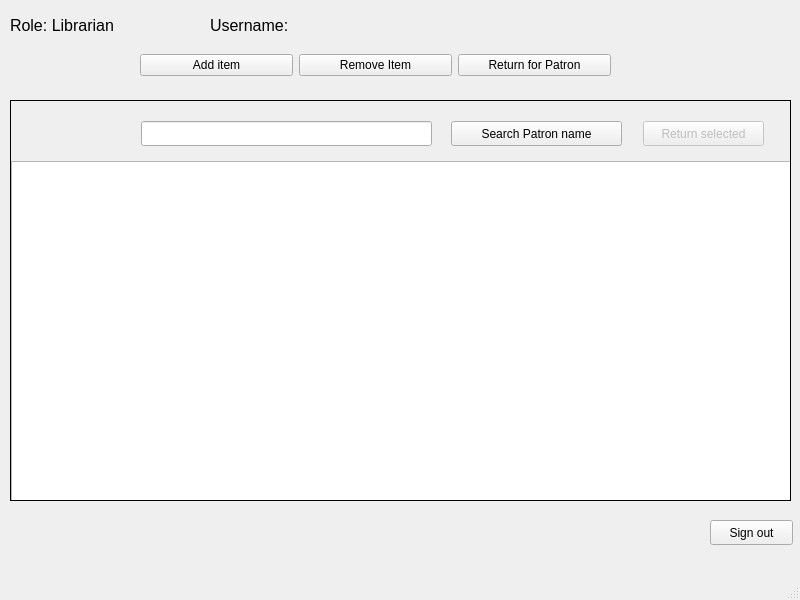
<?xml version="1.0" encoding="UTF-8"?>
<ui version="4.0">
 <class>LibrarianWindow</class>
 <widget class="QMainWindow" name="LibrarianWindow">
  <property name="geometry">
   <rect>
    <x>0</x>
    <y>0</y>
    <width>800</width>
    <height>600</height>
   </rect>
  </property>
  <property name="sizePolicy">
   <sizepolicy hsizetype="Expanding" vsizetype="Expanding">
    <horstretch>0</horstretch>
    <verstretch>0</verstretch>
   </sizepolicy>
  </property>
  <property name="windowTitle">
   <string>MainWindow</string>
  </property>
  <widget class="QWidget" name="centralwidget">
   <widget class="QLabel" name="roleDisplay">
    <property name="geometry">
     <rect>
      <x>10</x>
      <y>10</y>
      <width>171</width>
      <height>31</height>
     </rect>
    </property>
    <property name="text">
     <string>&lt;html&gt;&lt;head/&gt;&lt;body&gt;&lt;p&gt;&lt;span style=&quot; font-size:12pt;&quot;&gt;Role: Librarian&lt;/span&gt;&lt;/p&gt;&lt;/body&gt;&lt;/html&gt;</string>
    </property>
   </widget>
   <widget class="QLabel" name="userDisplay">
    <property name="geometry">
     <rect>
      <x>210</x>
      <y>10</y>
      <width>121</width>
      <height>31</height>
     </rect>
    </property>
    <property name="text">
     <string>&lt;html&gt;&lt;head/&gt;&lt;body&gt;&lt;p&gt;&lt;span style=&quot; font-size:12pt;&quot;&gt;Username:&lt;/span&gt;&lt;/p&gt;&lt;/body&gt;&lt;/html&gt;</string>
    </property>
   </widget>
   <widget class="QLabel" name="userOutput">
    <property name="geometry">
     <rect>
      <x>320</x>
      <y>10</y>
      <width>461</width>
      <height>31</height>
     </rect>
    </property>
    <property name="text">
     <string>&lt;html&gt;&lt;head/&gt;&lt;body&gt;&lt;p&gt;&lt;span style=&quot; font-size:12pt;&quot;&gt;&lt;br/&gt;&lt;/span&gt;&lt;/p&gt;&lt;/body&gt;&lt;/html&gt;</string>
    </property>
   </widget>
   <widget class="QStackedWidget" name="stackedWidget">
    <property name="geometry">
     <rect>
      <x>10</x>
      <y>100</y>
      <width>781</width>
      <height>401</height>
     </rect>
    </property>
    <property name="frameShape">
     <enum>QFrame::Box</enum>
    </property>
    <property name="currentIndex">
     <number>2</number>
    </property>
    <widget class="QWidget" name="addItemPage">
     <widget class="QComboBox" name="chooseItem">
      <property name="geometry">
       <rect>
        <x>10</x>
        <y>40</y>
        <width>171</width>
        <height>25</height>
       </rect>
      </property>
      <item>
       <property name="text">
        <string/>
       </property>
      </item>
      <item>
       <property name="text">
        <string>Fiction Book</string>
       </property>
      </item>
      <item>
       <property name="text">
        <string>Non-fiction Book</string>
       </property>
      </item>
      <item>
       <property name="text">
        <string>Video Game</string>
       </property>
      </item>
      <item>
       <property name="text">
        <string>Movie</string>
       </property>
      </item>
      <item>
       <property name="text">
        <string>Magazine</string>
       </property>
      </item>
     </widget>
     <widget class="QLabel" name="itemLabel">
      <property name="geometry">
       <rect>
        <x>10</x>
        <y>10</y>
        <width>181</width>
        <height>20</height>
       </rect>
      </property>
      <property name="text">
       <string>Choose which item to add</string>
      </property>
     </widget>
     <widget class="QLineEdit" name="authorInput">
      <property name="geometry">
       <rect>
        <x>430</x>
        <y>110</y>
        <width>113</width>
        <height>25</height>
       </rect>
      </property>
     </widget>
     <widget class="QLabel" name="authorLabel">
      <property name="geometry">
       <rect>
        <x>260</x>
        <y>110</y>
        <width>131</width>
        <height>21</height>
       </rect>
      </property>
      <property name="text">
       <string>Author:</string>
      </property>
     </widget>
     <widget class="QLabel" name="publicationLabel">
      <property name="geometry">
       <rect>
        <x>260</x>
        <y>160</y>
        <width>131</width>
        <height>21</height>
       </rect>
      </property>
      <property name="text">
       <string>Publiation Year:</string>
      </property>
     </widget>
     <widget class="QLabel" name="isbnLabel">
      <property name="geometry">
       <rect>
        <x>260</x>
        <y>210</y>
        <width>131</width>
        <height>21</height>
       </rect>
      </property>
      <property name="text">
       <string>ISBN:</string>
      </property>
     </widget>
     <widget class="QLineEdit" name="publicationInput">
      <property name="geometry">
       <rect>
        <x>430</x>
        <y>160</y>
        <width>113</width>
        <height>25</height>
       </rect>
      </property>
     </widget>
     <widget class="QLineEdit" name="isbnInput">
      <property name="geometry">
       <rect>
        <x>430</x>
        <y>210</y>
        <width>113</width>
        <height>25</height>
       </rect>
      </property>
     </widget>
     <widget class="QStackedWidget" name="itemFormsWidget">
      <property name="geometry">
       <rect>
        <x>260</x>
        <y>240</y>
        <width>371</width>
        <height>131</height>
       </rect>
      </property>
      <property name="currentIndex">
       <number>2</number>
      </property>
      <widget class="QWidget" name="mAndGPage">
       <widget class="QLabel" name="genreLabel">
        <property name="geometry">
         <rect>
          <x>0</x>
          <y>20</y>
          <width>131</width>
          <height>21</height>
         </rect>
        </property>
        <property name="text">
         <string>Genre:</string>
        </property>
       </widget>
       <widget class="QLineEdit" name="genreInput">
        <property name="geometry">
         <rect>
          <x>170</x>
          <y>20</y>
          <width>113</width>
          <height>25</height>
         </rect>
        </property>
       </widget>
       <widget class="QLabel" name="ratingLabel">
        <property name="geometry">
         <rect>
          <x>0</x>
          <y>70</y>
          <width>131</width>
          <height>21</height>
         </rect>
        </property>
        <property name="text">
         <string>Rating:</string>
        </property>
       </widget>
       <widget class="QLineEdit" name="ratingInput">
        <property name="geometry">
         <rect>
          <x>170</x>
          <y>70</y>
          <width>113</width>
          <height>25</height>
         </rect>
        </property>
       </widget>
      </widget>
      <widget class="QWidget" name="gameMoviePage">
       <widget class="QLabel" name="issueLabel">
        <property name="geometry">
         <rect>
          <x>0</x>
          <y>20</y>
          <width>131</width>
          <height>21</height>
         </rect>
        </property>
        <property name="text">
         <string>Issue Number:</string>
        </property>
       </widget>
       <widget class="QLineEdit" name="issueInput">
        <property name="geometry">
         <rect>
          <x>170</x>
          <y>20</y>
          <width>113</width>
          <height>25</height>
         </rect>
        </property>
       </widget>
       <widget class="QLabel" name="pubLabel">
        <property name="geometry">
         <rect>
          <x>0</x>
          <y>70</y>
          <width>131</width>
          <height>21</height>
         </rect>
        </property>
        <property name="text">
         <string>Publication Date:</string>
        </property>
       </widget>
       <widget class="QLabel" name="pubDayLabel">
        <property name="geometry">
         <rect>
          <x>140</x>
          <y>70</y>
          <width>31</width>
          <height>21</height>
         </rect>
        </property>
        <property name="text">
         <string>Day:</string>
        </property>
       </widget>
       <widget class="QLabel" name="pubMonthLabel">
        <property name="geometry">
         <rect>
          <x>210</x>
          <y>70</y>
          <width>51</width>
          <height>21</height>
         </rect>
        </property>
        <property name="text">
         <string>Month:</string>
        </property>
       </widget>
       <widget class="QLabel" name="pubYearLabel">
        <property name="geometry">
         <rect>
          <x>290</x>
          <y>70</y>
          <width>41</width>
          <height>21</height>
         </rect>
        </property>
        <property name="text">
         <string>Year:</string>
        </property>
       </widget>
       <widget class="QLineEdit" name="yearPubInput">
        <property name="geometry">
         <rect>
          <x>280</x>
          <y>100</y>
          <width>61</width>
          <height>25</height>
         </rect>
        </property>
       </widget>
       <widget class="QLineEdit" name="monthPubInput">
        <property name="geometry">
         <rect>
          <x>200</x>
          <y>100</y>
          <width>61</width>
          <height>25</height>
         </rect>
        </property>
       </widget>
       <widget class="QLineEdit" name="dayPubInput">
        <property name="geometry">
         <rect>
          <x>120</x>
          <y>100</y>
          <width>61</width>
          <height>25</height>
         </rect>
        </property>
       </widget>
      </widget>
      <widget class="QWidget" name="nFPage">
       <widget class="QLabel" name="dewyLabel">
        <property name="geometry">
         <rect>
          <x>0</x>
          <y>20</y>
          <width>131</width>
          <height>21</height>
         </rect>
        </property>
        <property name="text">
         <string>Dewy Decimal:</string>
        </property>
       </widget>
       <widget class="QLineEdit" name="dewyInput">
        <property name="geometry">
         <rect>
          <x>170</x>
          <y>20</y>
          <width>113</width>
          <height>25</height>
         </rect>
        </property>
       </widget>
      </widget>
     </widget>
     <widget class="QPushButton" name="addButton">
      <property name="geometry">
       <rect>
        <x>690</x>
        <y>370</y>
        <width>83</width>
        <height>25</height>
       </rect>
      </property>
      <property name="text">
       <string>Add</string>
      </property>
     </widget>
     <widget class="QLabel" name="titleLabel">
      <property name="geometry">
       <rect>
        <x>260</x>
        <y>60</y>
        <width>131</width>
        <height>21</height>
       </rect>
      </property>
      <property name="text">
       <string>Title:</string>
      </property>
     </widget>
     <widget class="QLineEdit" name="titleInput">
      <property name="geometry">
       <rect>
        <x>430</x>
        <y>60</y>
        <width>113</width>
        <height>25</height>
       </rect>
      </property>
     </widget>
    </widget>
    <widget class="QWidget" name="removeItemPage">
     <widget class="QListWidget" name="catalogueDisplay">
      <property name="geometry">
       <rect>
        <x>0</x>
        <y>0</y>
        <width>621</width>
        <height>401</height>
       </rect>
      </property>
     </widget>
     <widget class="QPushButton" name="removeItemButton_2">
      <property name="geometry">
       <rect>
        <x>660</x>
        <y>190</y>
        <width>83</width>
        <height>25</height>
       </rect>
      </property>
      <property name="text">
       <string>Remove</string>
      </property>
     </widget>
    </widget>
    <widget class="QWidget" name="pReturnPage">
     <widget class="QListWidget" name="LoansList">
      <property name="geometry">
       <rect>
        <x>0</x>
        <y>60</y>
        <width>781</width>
        <height>341</height>
       </rect>
      </property>
     </widget>
     <widget class="QPushButton" name="SearchPatronButton">
      <property name="geometry">
       <rect>
        <x>440</x>
        <y>20</y>
        <width>171</width>
        <height>25</height>
       </rect>
      </property>
      <property name="text">
       <string>Search Patron name</string>
      </property>
     </widget>
     <widget class="QPushButton" name="ReturnSelectedItems">
      <property name="enabled">
       <bool>false</bool>
      </property>
      <property name="geometry">
       <rect>
        <x>632</x>
        <y>20</y>
        <width>121</width>
        <height>25</height>
       </rect>
      </property>
      <property name="text">
       <string>Return selected</string>
      </property>
     </widget>
     <widget class="QLineEdit" name="PatronSearchField">
      <property name="geometry">
       <rect>
        <x>130</x>
        <y>20</y>
        <width>291</width>
        <height>25</height>
       </rect>
      </property>
     </widget>
    </widget>
   </widget>
   <widget class="QPushButton" name="signoutButton">
    <property name="geometry">
     <rect>
      <x>710</x>
      <y>520</y>
      <width>83</width>
      <height>25</height>
     </rect>
    </property>
    <property name="text">
     <string>Sign out</string>
    </property>
   </widget>
   <widget class="QWidget" name="horizontalLayoutWidget">
    <property name="geometry">
     <rect>
      <x>140</x>
      <y>50</y>
      <width>471</width>
      <height>31</height>
     </rect>
    </property>
    <layout class="QHBoxLayout" name="horizontalLayout">
     <item>
      <widget class="QPushButton" name="addItemButton">
       <property name="text">
        <string>Add item</string>
       </property>
      </widget>
     </item>
     <item>
      <widget class="QPushButton" name="removeItemButton">
       <property name="text">
        <string>Remove Item</string>
       </property>
      </widget>
     </item>
     <item>
      <widget class="QPushButton" name="pReturnButton">
       <property name="text">
        <string>Return for Patron</string>
       </property>
      </widget>
     </item>
    </layout>
   </widget>
  </widget>
  <widget class="QMenuBar" name="menubar">
   <property name="geometry">
    <rect>
     <x>0</x>
     <y>0</y>
     <width>800</width>
     <height>22</height>
    </rect>
   </property>
  </widget>
  <widget class="QStatusBar" name="statusbar"/>
 </widget>
 <tabstops>
  <tabstop>titleInput</tabstop>
  <tabstop>authorInput</tabstop>
  <tabstop>publicationInput</tabstop>
  <tabstop>isbnInput</tabstop>
  <tabstop>genreInput</tabstop>
  <tabstop>ratingInput</tabstop>
  <tabstop>dewyInput</tabstop>
  <tabstop>chooseItem</tabstop>
  <tabstop>catalogueDisplay</tabstop>
  <tabstop>removeItemButton_2</tabstop>
  <tabstop>signoutButton</tabstop>
  <tabstop>addItemButton</tabstop>
  <tabstop>removeItemButton</tabstop>
  <tabstop>pReturnButton</tabstop>
  <tabstop>addButton</tabstop>
  <tabstop>yearPubInput</tabstop>
  <tabstop>issueInput</tabstop>
  <tabstop>dayPubInput</tabstop>
  <tabstop>monthPubInput</tabstop>
 </tabstops>
 <resources/>
 <connections/>
</ui>
